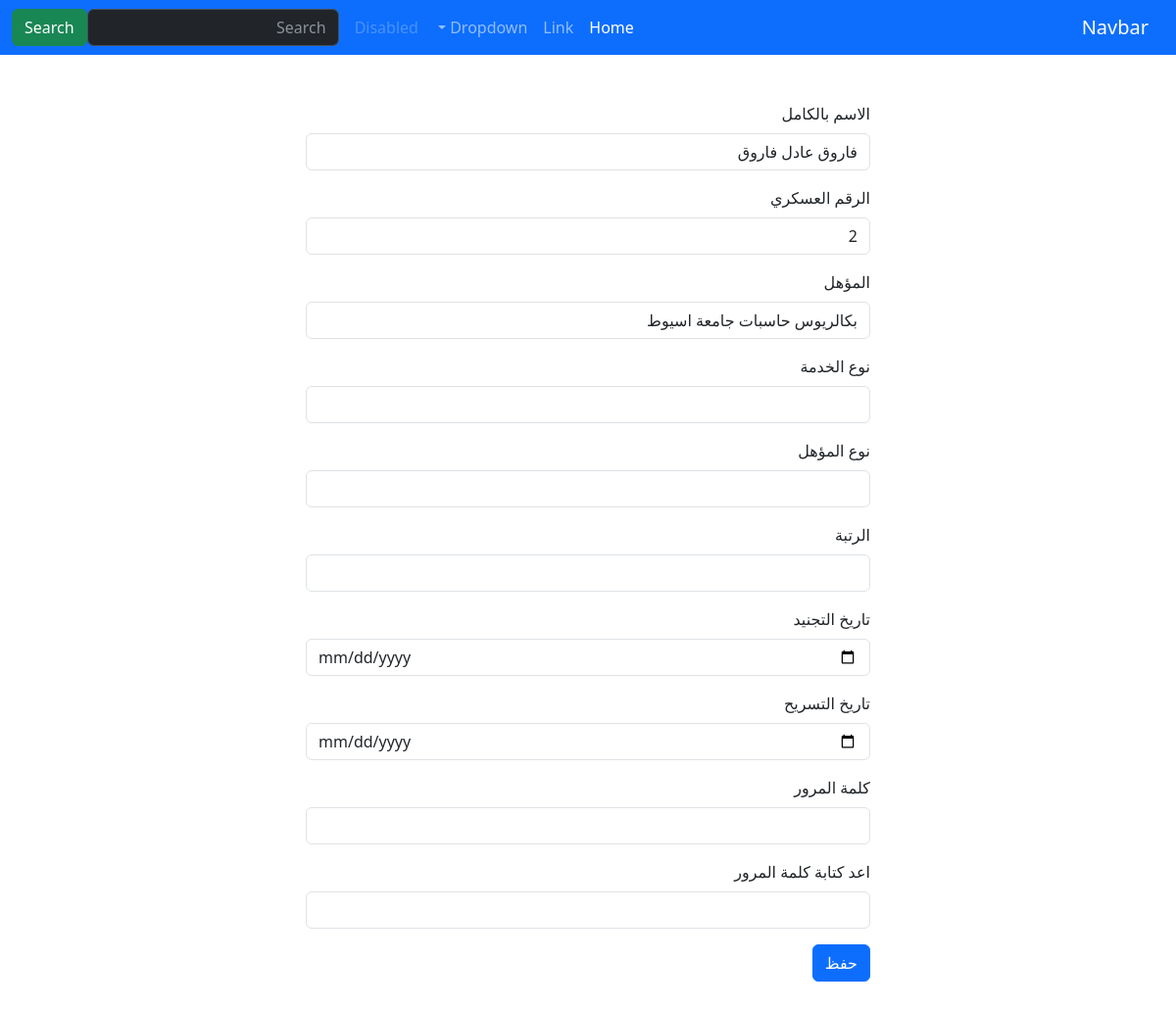
The page /accounts/edit/2/ (signed in) on the database its author committed.
### accounts/models.py (models this page shows, shortened)
class User(AbstractBaseUser):
    fullname        = models.CharField(max_length=20,verbose_name="Full Name",unique=False)
    militry_id      = models.CharField(unique = True, max_length=30)
    password        = models.CharField(max_length=150)
    is_active       = models.BooleanField(default=True)
    is_staff        = models.BooleanField(default=False)
    is_superuser    = models.BooleanField(default=False)
    moahl           = models.CharField(max_length=150, null=True)
    moahl_type      = models.ForeignKey(Moahl_Type, null=True, on_delete=models.PROTECT)
    rank            = models.ForeignKey(Rank, null=True, on_delete=models.PROTECT)
    work_category   = models.ForeignKey(Work_Category, null=True, on_delete=models.PROTECT)
    tagned_date     = models.DateField(null=True, blank=True)
    end_date        = models.DateField(null=True, blank=True)
    USERNAME_FIELD  = 'militry_id'
    REQUIRED_FIELDS = ['fullname']
    objects = accountManager()

class Work_Category (models.Model):
    name    = models.CharField(max_length=20)
    def __str__(self):
        return self.name

class Moahl_Type(models.Model):
    name        = models.CharField(max_length=20)
    duration    = models.FloatField()
    def __str__(self):
        return self.name

class Rank (models.Model):
    name    = models.CharField(max_length=20)
    rank    = models.IntegerField()
    def __str__(self):
        return self.name

### accounts/views.py (the view, shortened to what this page needs)
# urls.py: path("edit/<str:militry_id>/",views.edit, name="edit"),
@login_required
def edit(request, militry_id):
    user = User.objects.get(militry_id=militry_id)
    return render(request,"accounts/addUser.html",{"user":user,
                                                   "workCategories":Work_Category.objects.all(),
                                                    "moahltypes":Moahl_Type.objects.all(),
                                                    "ranks":Rank.objects.all()
                                                })

### accounts/templates/accounts/addUser.html (shortened to what this page needs)
{% extends 'base.html' %}
{% block body %}
<div class="container w-50 my-5">
    <div class="row">
        <form method="post">
            {% include "userform.html" with user=user workCategories=workCategories moahltypes=moahltypes ranks=ranks %}
            {% if user %}
                <button class="btn btn-primary" type="submit">حفظ</button>
            {% else %}
                <button class="btn btn-primary" type="submit">حفظ</button>
                <button class="btn btn-primary" name="_submit" type="submit">حفظ و اضافة أخر</button>
            {% endif %}
        </form>
    </div>
</div>
{% endblock body %}

### templates/userform.html
<div class="mb-3">
    <label for="exampleInputFullname" class="form-label">الاسم بالكامل</label>
    <input type="text" value="{{user.fullname}}" name="fullname" class="form-control" id="exampleInputFullname">
  </div>
  <div class="mb-3">
    <label for="exampleInputmilitry_id" class="form-label">الرقم العسكري</label>
    <input type="text" class="form-control" value="{{user.militry_id}}" name="militry_id" id="exampleInputmilitry_id" aria-describedby="militry_id">
  </div>
  <div class="mb-3">
    <label for="exampleInputmoahl" class="form-label">المؤهل</label>
    <input type="text" class="form-control" id="exampleInputmoahl" value="{{user.moahl}}" name="moahl">
  </div>
  <div class="mb-3">
    <label for="workCategories" class="form-label">نوع الخدمة</label>
    <select value="{{user.work_category}}" name="work_category" class="form-control" id="workCategories">
      <option value=""></option>
      {% for workCategorie in workCategories %}
        <option value="{{workCategorie.id}}">{{workCategorie.name}}</option>
      {% endfor %}
    </select>
  </div>
  <div class="mb-3">
    <label for="moahltypes" class="form-label">نوع المؤهل</label>
    <select value="{{user.moahl_type}}" name="moahl_type" class="form-control" id="moahltypes">
      <option value=""></option>
      {% for moahltype in moahltypes %}
        <option value="{{moahltype.id}}">{{moahltype.name}}</option>
      {% endfor %}
    </select>
  </div>
  <div class="mb-3">
    <label for="ranks" class="form-label">الرتبة</label>
    <select value="{{user.rank}}" name="rank" class="form-control" id="ranks">
      <option value=""></option>
      {% for rank in ranks %}
        <option value="{{rank.id}}">{{rank.name}}</option>
      {% endfor %}
    </select>
  </div>
  <div class="mb-3">
    <label for="exampleInputTagnedDate" class="form-label">تاريخ التجنيد</label>
    <input type="date" value="{{user.tagned_date}}" name="tagned_date" class="form-control" id="exampleInputTagnedDate">
  </div>
  <div class="mb-3">
    <label for="exampleInputEmail1" class="form-label">تاريخ التسريح</label>
    <input type="date" value="{{user.end_date}}" name="end_date" class="form-control" id="exampleInputEmail1">
  </div>
  <div class="mb-3">
    <label for="password" class="form-label">كلمة المرور</label>
    <input type="password" class="form-control" name="password" id="password" aria-describedby="password">
  </div>
  <div class="mb-3">
    <label for="retypepassword" class="form-label">اعد كتابة كلمة المرور</label>
    <input type="password" class="form-control" id="retypepassword" name="retypepassword" aria-describedby="retypepassword">
  </div>

### rows shown on the page
User: fullname "فاروق عادل فاروق", militry_id "2", moahl "بكالريوس حاسبات جامعة اسيوط"
